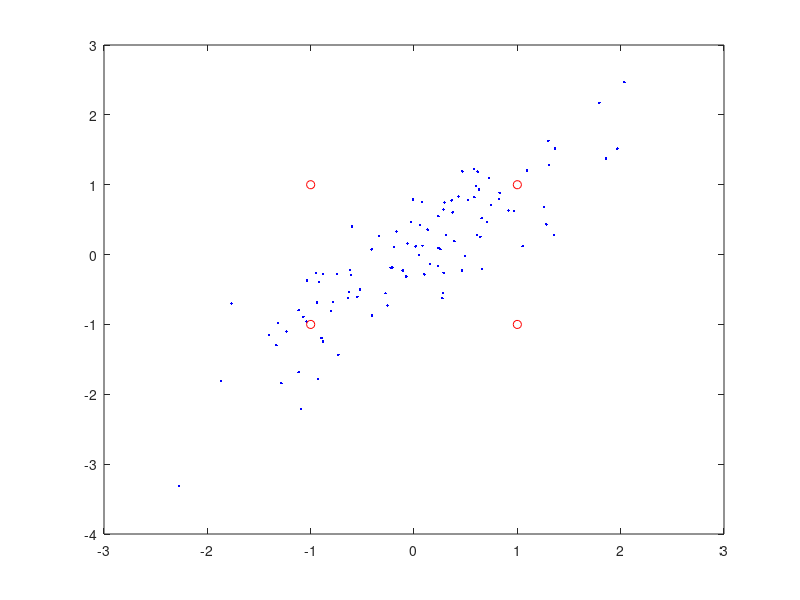

Here is the MATLAB script that generated this plot:
  x = mvnrnd([0;0], [1 .9;.9 1], 100);
       y = [1 1;1 -1;-1 1;-1 -1];
       MahalDist = mahal(y,x)
       sqEuclidDist = sum((y - repmat(mean(x),4,1)).^2, 2)
       plot(x(:,1),x(:,2),'b.',y(:,1),y(:,2),'ro')
 